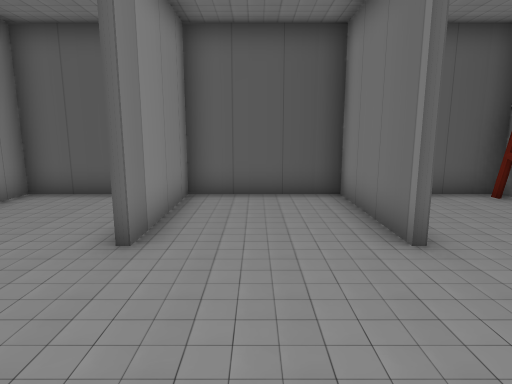
[1] (above)

13 first-person views from a walk through a scene from a Unity 3-D project. The camera is 1.5 m above the floor, tilts 10° down and sees 75° across. Doors are open. The floor is counted in squares, 1 m on a side. Each view is taken from the middle of a square. On the plan, view 1 faces up. The plan holds only what a view shows up to about 15 squares ahead; the rest is blank. The place goes on beyond the plan. The player character is not drawn. Some surface patterns are stand-ins.

[2]
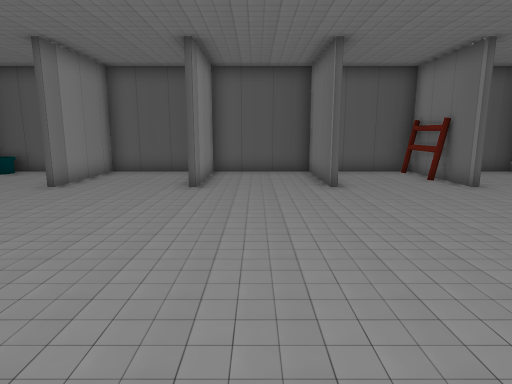

[3]
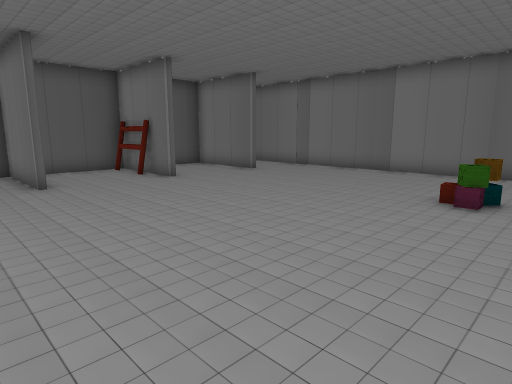

[4]
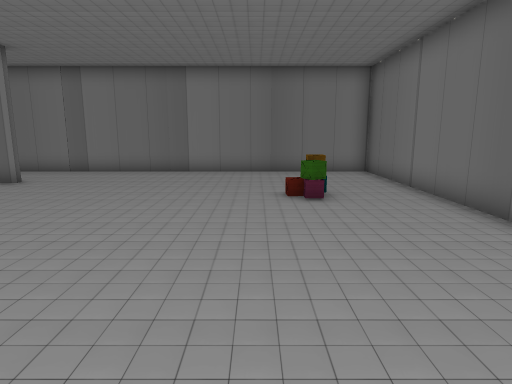

[5]
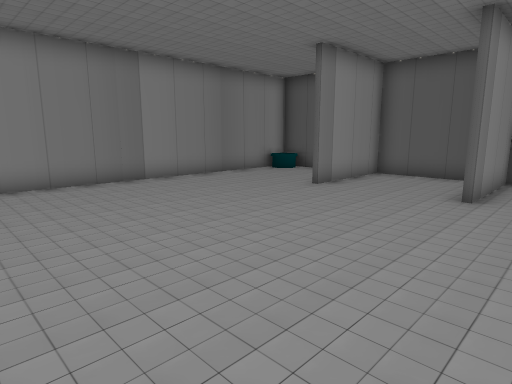

[6]
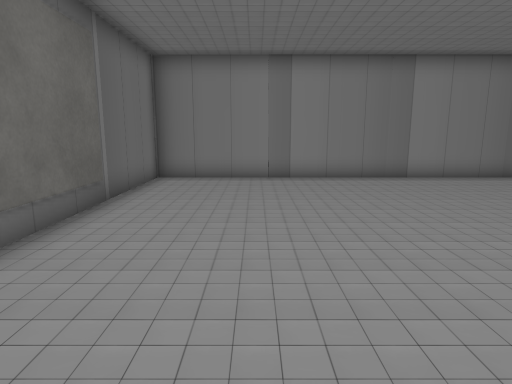

[7]
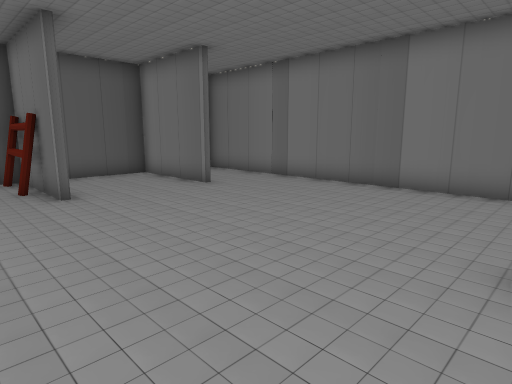

[8]
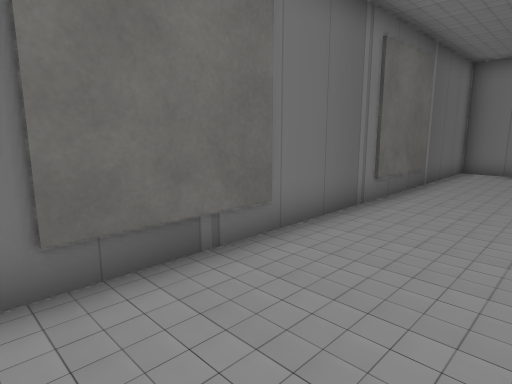

[9]
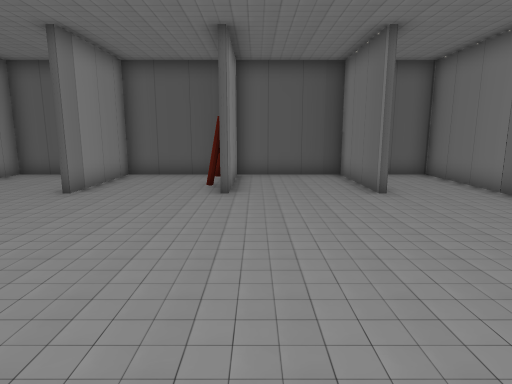

[10]
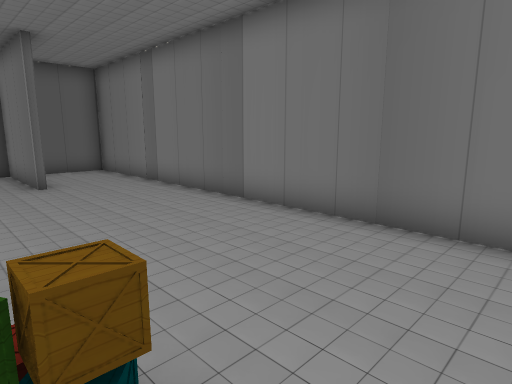

[11]
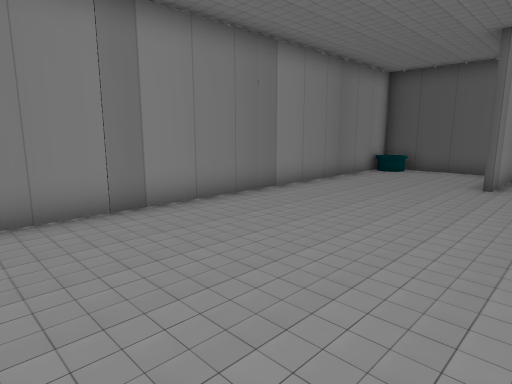

[12]
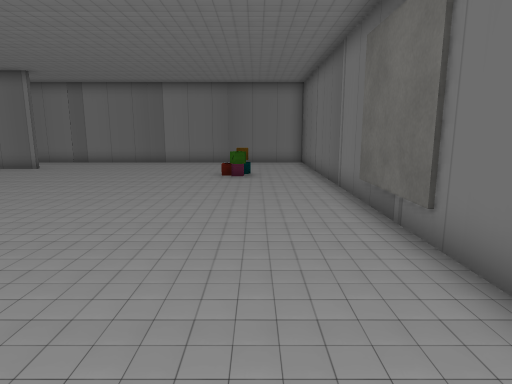

[13]
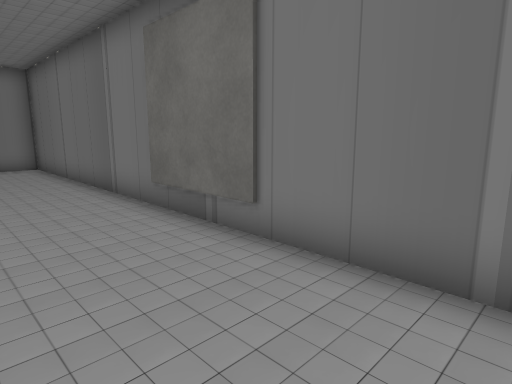

### Floor plan
Points are (right, up) in squares from view 1. A wall is a line through its corners. A room is listed if a view was taken in it or the views show most of it. See-through windows are left out.
Room 1 (views 1, 2, 3, 4, 5, 6, 7, 8, 9, 10, 11, 12, 13)
walls: (2.1, 4.2) (2.1, 8.2) (-1.7, 8.2) (-1.7, 4.2); (6.1, 4.2) (6.1, 8.2) (2.3, 8.2) (2.3, 4.2); (-2.6, 8.2) (-5.7, 8.2) (-5.7, 4.2); (10.1, 4.2) (10.1, 8.2) (6.3, 8.2) (6.3, 4.2); (-6.5, 8.2) (-9.5, 8.2); (-10.3, 6.2) (-10.3, -7.4) (13.3, -7.4) (13.3, 8.2) (11.1, 8.2)
objects: other object (-10, 7) to (-10, 8); other object (6, 7); other object (8, -5); other object (9, -5)

Positions as (right, up) in squares from view 1, and headings:
1: (0, 0), facing up
2: (0, -5), facing up
3: (0, -6), facing up-right
4: (0, -3), facing right
5: (0, -4), facing up-left
6: (1, -4), facing left
7: (4, -4), facing up-right
8: (4, -4), facing down-left
9: (7, -4), facing up
10: (8, -6), facing up-right
11: (-4, -6), facing up-left
12: (-4, -5), facing right
13: (-3, -4), facing down-right
